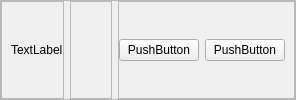
           <widget class="QFrame" name="frame_32">
            <property name="frameShape">
             <enum>QFrame::StyledPanel</enum>
            </property>
            <property name="frameShadow">
             <enum>QFrame::Raised</enum>
            </property>
            <layout class="QHBoxLayout" name="horizontalLayout_27">
             <property name="leftMargin">
              <number>0</number>
             </property>
             <property name="topMargin">
              <number>0</number>
             </property>
             <property name="rightMargin">
              <number>0</number>
             </property>
             <property name="bottomMargin">
              <number>0</number>
             </property>
             <item alignment="Qt::AlignLeft">
              <widget class="QFrame" name="frame_34">
               <property name="frameShape">
                <enum>QFrame::StyledPanel</enum>
               </property>
               <property name="frameShadow">
                <enum>QFrame::Raised</enum>
               </property>
               <layout class="QHBoxLayout" name="horizontalLayout_29">
                <property name="leftMargin">
                 <number>9</number>
                </property>
                <property name="topMargin">
                 <number>0</number>
                </property>
                <property name="rightMargin">
                 <number>0</number>
                </property>
                <property name="bottomMargin">
                 <number>0</number>
                </property>
                <item alignment="Qt::AlignLeft">
                 <widget class="QLabel" name="label_11">
                  <property name="text">
                   <string>TextLabel</string>
                  </property>
                 </widget>
                </item>
               </layout>
              </widget>
             </item>
             <item>
              <widget class="QFrame" name="frame_64">
               <property name="sizePolicy">
                <sizepolicy hsizetype="Expanding" vsizetype="Preferred">
                 <horstretch>0</horstretch>
                 <verstretch>0</verstretch>
                </sizepolicy>
               </property>
               <property name="frameShape">
                <enum>QFrame::StyledPanel</enum>
               </property>
               <property name="frameShadow">
                <enum>QFrame::Raised</enum>
               </property>
               <layout class="QVBoxLayout" name="verticalLayout_20">
                <property name="leftMargin">
                 <number>0</number>
                </property>
                <property name="topMargin">
                 <number>0</number>
                </property>
                <property name="rightMargin">
                 <number>0</number>
                </property>
                <property name="bottomMargin">
                 <number>0</number>
                </property>
                <item>
                 <spacer name="horizontalSpacer_5">
                  <property name="orientation">
                   <enum>Qt::Horizontal</enum>
                  </property>
                  <property name="sizeHint" stdset="0">
                   <size>
                    <width>40</width>
                    <height>20</height>
                   </size>
                  </property>
                 </spacer>
                </item>
               </layout>
              </widget>
             </item>
             <item alignment="Qt::AlignRight">
              <widget class="QFrame" name="frame_35">
               <property name="frameShape">
                <enum>QFrame::StyledPanel</enum>
               </property>
               <property name="frameShadow">
                <enum>QFrame::Raised</enum>
               </property>
               <layout class="QHBoxLayout" name="horizontalLayout_28">
                <property name="leftMargin">
                 <number>0</number>
                </property>
                <property name="topMargin">
                 <number>0</number>
                </property>
                <property name="rightMargin">
                 <number>9</number>
                </property>
                <property name="bottomMargin">
                 <number>0</number>
                </property>
                <item>
                 <widget class="QPushButton" name="pushButton_27">
                  <property name="text">
                   <string>PushButton</string>
                  </property>
                 </widget>
                </item>
                <item>
                 <widget class="QPushButton" name="pushButton_28">
                  <property name="text">
                   <string>PushButton</string>
                  </property>
                 </widget>
                </item>
               </layout>
              </widget>
             </item>
            </layout>
           </widget>
